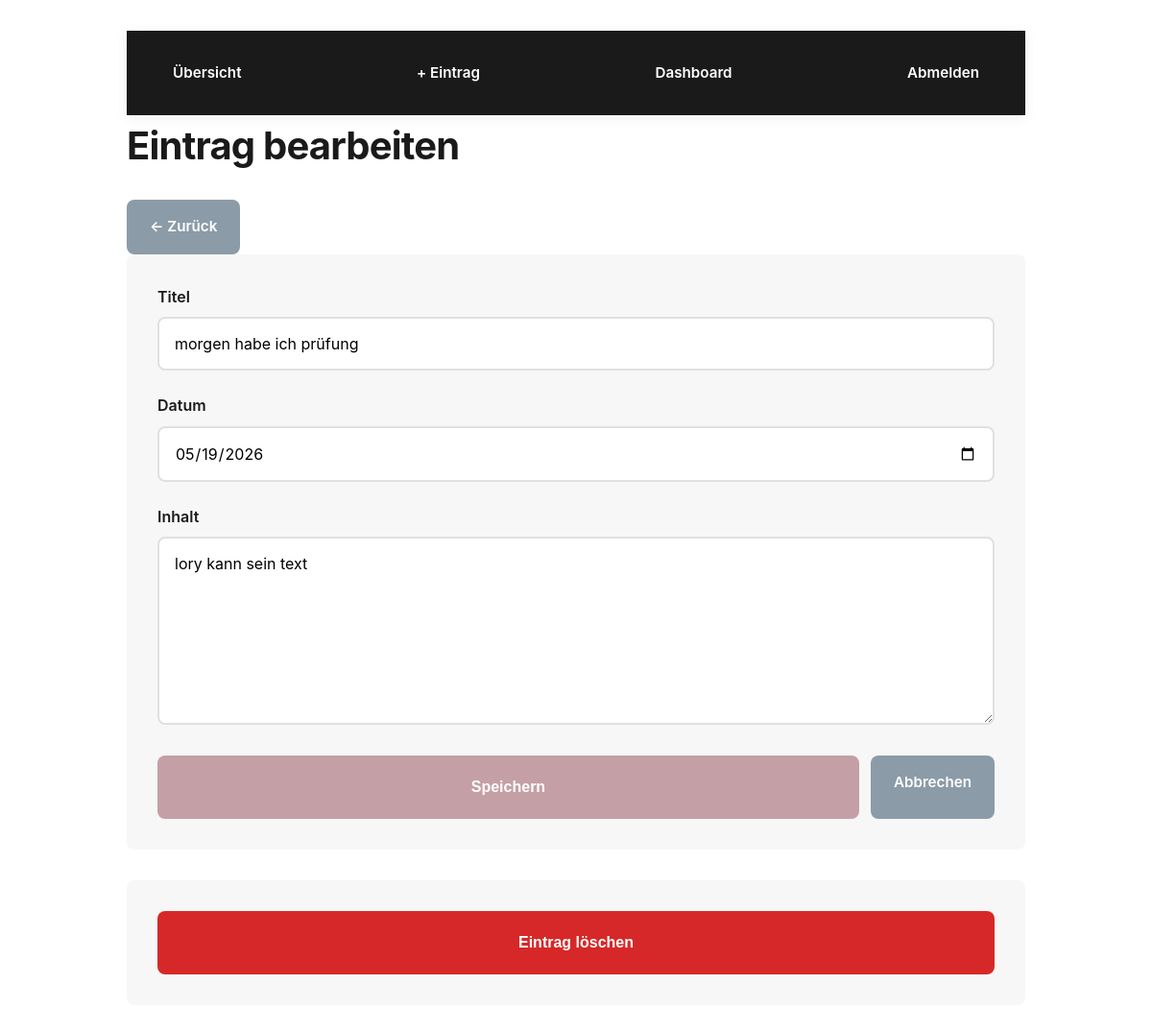
The page /edit/3 (signed in) on the database its author committed.
### main.py (models this page shows)
class Entry(db.Model):
    id = db.Column(db.Integer, primary_key=True)
    user_id = db.Column(db.Integer, db.ForeignKey('user.id'), nullable=False)
    title = db.Column(db.String(200), nullable=False)
    date = db.Column(db.Date, nullable=False)
    content = db.Column(db.Text, nullable=False)

### main.py (the view, shortened to what this page needs)
@app.route("/edit/<int:entry_id>", methods=["GET", "POST"])
def edit_entry(entry_id):
    redirect_response, user_obj = get_user_or_redirect()
    if redirect_response:
        return redirect_response
    entry = Entry.query.filter_by(id=entry_id, user_id=user_obj.id).first()
    if not entry:
        return redirect(url_for("overview"))
    return render_template("edit_entry.html", entry=entry)

### main.py (called while the page is built)
def get_current_user():
    return session.get("user")

def get_user_or_redirect():
    username = get_current_user()
    if not username:
        return redirect(url_for("login")), None
    user_obj = User.query.filter_by(username=username).first()
    if not user_obj:
        session.clear()
        return redirect(url_for("login")), None
    return None, user_obj

### templates/edit_entry.html (shortened to what this page needs)
{% extends "base.html" %}
{% block content %}
<div class="page-header flex-between">
  <h1>Eintrag bearbeiten</h1>
  <a href="{{ url_for('overview') }}" class="btn btn-secondary">← Zurück</a>
</div>
<form method="POST" style="margin-bottom: 32px;">
  <div class="form-group">
    <label>Titel</label>
    <input type="text" name="title" value="{{ entry.title }}" required>
  </div>
  <div class="form-group">
    <label>Datum</label>
    <input type="date" name="date" value="{{ entry.date.strftime('%Y-%m-%d') }}" required>
  </div>
  <div class="form-group">
    <label>Inhalt</label>
    <textarea name="content" rows="8" required>{{ entry.content }}</textarea>
  </div>
  <div style="display: flex; gap: 12px;">
    <button type="submit" class="btn btn-primary">Speichern</button>
    <a href="{{ url_for('overview') }}" class="btn btn-secondary">Abbrechen</a>
  </div>
</form>
<form method="POST" action="{{ url_for('delete_entry', entry_id=entry.id) }}" onsubmit="return confirm('Eintrag wirklich löschen?');">
  <button type="submit" class="btn btn-danger">Eintrag löschen</button>
</form>
{% endblock %}

### static/style.css (style rules this page uses)
:root { --primary: #C59FA6; --primary-light: #D4B0B7; --primary-dark: #A67A84; --white: #FFFFFF; --gray-light: #F7F7F7; --gray-medium: #E0E0E0; --gray-dark: #333333; --text: #1A1A1A; --accent: #8B9BA8; --spacing-xs: 0.5rem; --spacing-sm: 1rem; --spacing-md: 1.5rem; --spacing-lg: 2rem; --spacing-xl: 3rem; --border-radius: 8px; --transition: all 0.3s cubic-bezier(0.4, 0, 0.2, 1); }
* { margin: 0; padding: 0; box-sizing: border-box; }
body { font-family: -apple-system, BlinkMacSystemFont, 'Segoe UI', 'Roboto', 'Oxygen', 'Ubuntu', 'Cantarell', 'Fira Sans', 'Droid Sans', 'Helvetica Neue', sans-serif; background-color: var(--white); color: var(--text); line-height: 1.6; font-size: 16px; -webkit-font-smoothing: antialiased; -moz-osx-font-smoothing: grayscale; }
html, body, #app { height: 100%; }
h1 { font-size: 2.5rem; font-weight: 700; letter-spacing: -0.02em; margin-bottom: var(--spacing-md); color: var(--text); }
a { color: var(--primary); text-decoration: none; transition: var(--transition); font-weight: 500; }
form { background-color: var(--gray-light); padding: var(--spacing-lg); border-radius: var(--border-radius); margin-bottom: var(--spacing-lg); }
label { display: block; margin-bottom: var(--spacing-xs); font-weight: 600; color: var(--text); }
input[type="text"], input[type="email"], input[type="password"], input[type="date"], textarea, select { width: 100%; padding: var(--spacing-sm); margin-bottom: var(--spacing-md); border: 2px solid var(--gray-medium); border-radius: var(--border-radius); font-family: inherit; font-size: 1rem; transition: var(--transition); background-color: var(--white); }
textarea { resize: vertical; min-height: 150px; font-family: inherit; }
button, .btn { display: inline-block; padding: var(--spacing-sm) var(--spacing-md); background-color: var(--primary); color: var(--white); border: none; border-radius: var(--border-radius); font-size: 0.95rem; font-weight: 600; cursor: pointer; transition: var(--transition); text-decoration: none; }
button[type="submit"] { width: 100%; padding: var(--spacing-md); font-size: 1rem; }
.btn-secondary { background-color: var(--accent); }
.btn-danger { background-color: #d62828; }

### rows shown on the page
Entry: title "morgen habe ich prüfung", date "05/19/2026", content "lory kann sein text"
